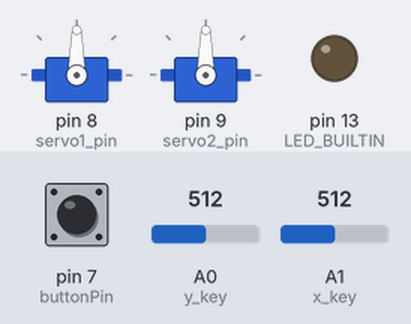
This sketch was run on a simulated Arduino Uno, built with avr-gcc and run on an emulated ATmega328P. Parts: 2 × servo, output pins drawn as LEDs (lit = HIGH). The test bench sets the inputs (shaded band); at power-on: A0 (y_key) = 512, A1 (x_key) = 512, pin 7 (buttonPin) LOW. What the sketch prints to the serial monitor is not drawn.

Above: at 1.2 s.
1.3 s: A0 (y_key) set to 689
4.3 s: A0 (y_key) set to 711
At 5.2 s:
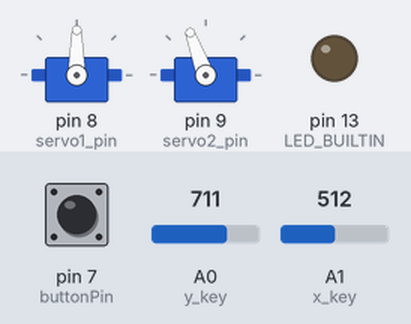
7.3 s: A1 (x_key) set to 689
9.8 s: A1 (x_key) set to 714
At 10.1 s:
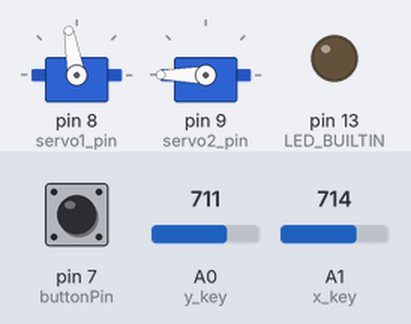
12.8 s: pin 7 (buttonPin) pulled HIGH for 0.15 s
At 13.4 s:
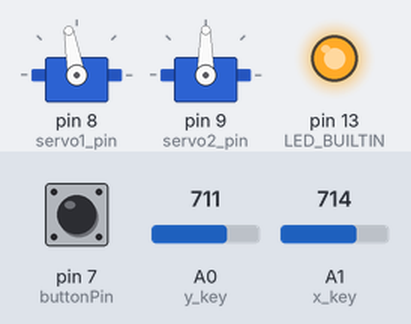
15.9 s: A0 (y_key) set to 690
At 19.4 s:
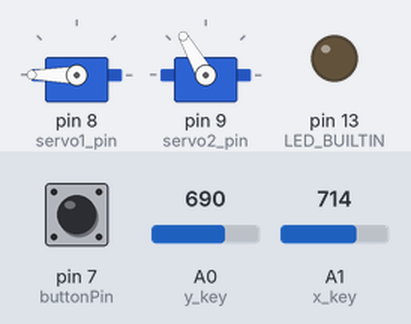
Timing chart, 0 to 19.9 s (numbered marks = the images above; inputs shaded):
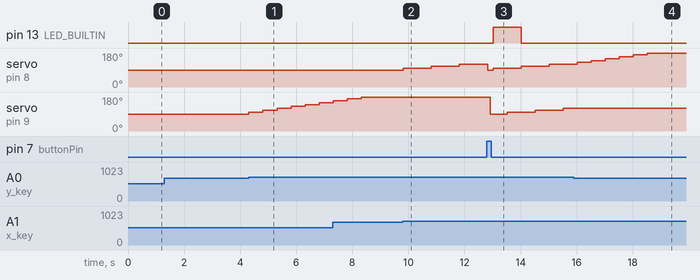

The sketch:

GimbalControl.ino
```cpp
#include <Servo.h>
Servo servo1;
Servo servo2;
int x_key = A1;
int y_key = A0;
int x_pos;
int y_pos;
int initial_position = 90;
int initial_position1 = 90;
int buttonState = 0;
int step = 10;
int delayValue = 500; // in ms

const int servo1_pin = 8;
const int servo2_pin = 9;
const int buttonPin = 7;

void setup() {
  Serial.begin (9600) ;
  servo1.attach (servo1_pin );
  servo2.attach (servo2_pin ) ;
  servo1.write (initial_position);
  servo2.write (initial_position1);
  pinMode (x_key, INPUT);
  pinMode (y_key, INPUT);
  pinMode(buttonPin, INPUT);
  pinMode (LED_BUILTIN, OUTPUT);
}

void loop() {
  buttonState = digitalRead(buttonPin);

  if(buttonState == HIGH) {
    initial_position = 90;
    servo1.write(initial_position);
    delay(100);
    initial_position1 = 90;
    servo2.write(initial_position1);
    delay(100);
    digitalWrite(LED_BUILTIN, HIGH);
  } else {
    digitalWrite(LED_BUILTIN, LOW);
  }

  x_pos = analogRead(x_key);
  y_pos = analogRead(y_key);

  if(x_pos < 300){
    if (initial_position < 10) {}
    else {
      initial_position = initial_position - step;
      servo1.write(initial_position);
      delay(delayValue);
    }
  }

  if(x_pos > 700){
    if(initial_position > 180) {}
    else {
      initial_position = initial_position + step;
      servo1.write(initial_position);
      delay(delayValue);
    }
  }

  if(y_pos < 300){
    if (initial_position1 < 10) {}
    else {
      initial_position1 = initial_position1 - step;
      servo2.write(initial_position1);
      delay(delayValue);
    }
  }

  if(y_pos > 700){
    if(initial_position > 180) {}
    else {
      initial_position1 = initial_position1 + step;
      servo2.write(initial_position1);
      delay(delayValue);
    }
  }

  //Serial.print("X: ");
  //Serial.println(x_pos);
  //Serial.print("Y: ");
  //Serial.println(y_pos);
  //Serial.print(" | initial position x: ");
  //Serial.println(initial_position);
  //Serial.print(" | initial position y: ");
  //Serial.print(initial_position1);
  Serial.print(" | Button State");
  Serial.println(buttonState);

}
```

Measured:
- the behaviour switches between 700 and 701 on A0 (y_key) (found by bisection; images 0 and 1)
- the behaviour switches between 700 and 701 on A1 (x_key) (found by bisection; images 1 and 2)
- after the input at 1.3 s, every drawn part: stays the same
- after the input at 4.3 s, servo on pin 9 (servo2_pin): moves from 90° to 150° over 2.5 s, starting at once
- after the input at 9.8 s, servo on pin 8 (servo1_pin): 90° → 100° at once, → 110° 1.0 s later, → 120° 1.0 s later
- after the input at 12.8 s, pin 13 (LED_BUILTIN): LOW → HIGH after 0.22 s, → LOW 1.0 s later; servo on pin 9 (servo2_pin): 180° → 90° after 0.12 s, → 100° 0.60 s later, → 110° 1.0 s later, → 120° 1.0 s later
- after the input at 15.9 s, servo on pin 9 (servo2_pin): stays 120° (without the input it goes to 130° after 0.62 s)
